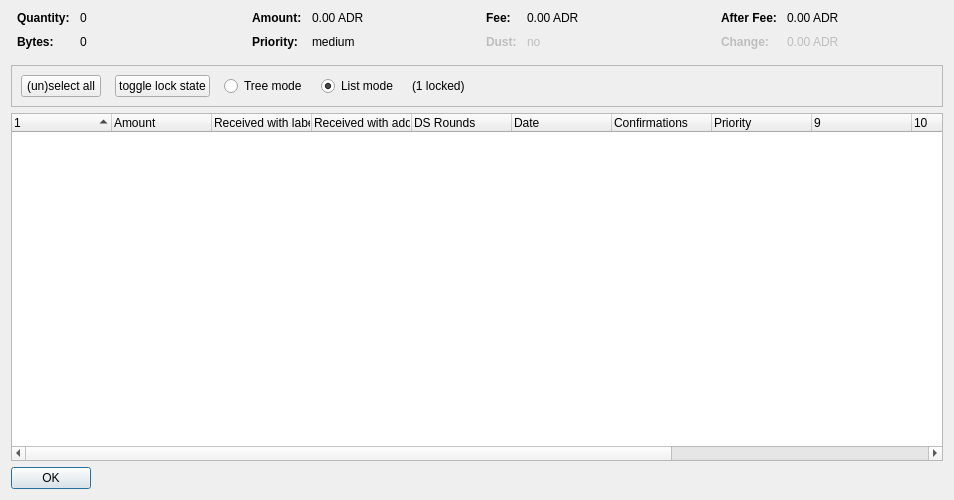
<?xml version="1.0" encoding="UTF-8"?>
<ui version="4.0">
 <class>CoinControlDialog</class>
 <widget class="QDialog" name="CoinControlDialog">
  <property name="geometry">
   <rect>
    <x>0</x>
    <y>0</y>
    <width>954</width>
    <height>500</height>
   </rect>
  </property>
  <property name="windowTitle">
   <string>Coin Selection</string>
  </property>
  <layout class="QVBoxLayout" name="verticalLayout">
   <item>
    <layout class="QHBoxLayout" name="horizontalLayoutTop" stretch="0,0,0,0">
     <property name="topMargin">
      <number>0</number>
     </property>
     <property name="bottomMargin">
      <number>10</number>
     </property>
     <item>
      <layout class="QFormLayout" name="formLayoutCoinControl1">
       <property name="horizontalSpacing">
        <number>10</number>
       </property>
       <property name="verticalSpacing">
        <number>10</number>
       </property>
       <property name="leftMargin">
        <number>6</number>
       </property>
       <property name="rightMargin">
        <number>6</number>
       </property>
       <item row="0" column="0">
        <widget class="QLabel" name="labelCoinControlQuantityText">
         <property name="font">
          <font>
           <weight>75</weight>
           <bold>true</bold>
          </font>
         </property>
         <property name="text">
          <string>Quantity:</string>
         </property>
        </widget>
       </item>
       <item row="0" column="1">
        <widget class="QLabel" name="labelCoinControlQuantity">
         <property name="cursor">
          <cursorShape>IBeamCursor</cursorShape>
         </property>
         <property name="contextMenuPolicy">
          <enum>Qt::ActionsContextMenu</enum>
         </property>
         <property name="text">
          <string notr="true">0</string>
         </property>
         <property name="textInteractionFlags">
          <set>Qt::LinksAccessibleByMouse|Qt::TextSelectableByKeyboard|Qt::TextSelectableByMouse</set>
         </property>
        </widget>
       </item>
       <item row="1" column="0">
        <widget class="QLabel" name="labelCoinControlBytesText">
         <property name="font">
          <font>
           <weight>75</weight>
           <bold>true</bold>
          </font>
         </property>
         <property name="text">
          <string>Bytes:</string>
         </property>
        </widget>
       </item>
       <item row="1" column="1">
        <widget class="QLabel" name="labelCoinControlBytes">
         <property name="cursor">
          <cursorShape>IBeamCursor</cursorShape>
         </property>
         <property name="contextMenuPolicy">
          <enum>Qt::ActionsContextMenu</enum>
         </property>
         <property name="text">
          <string notr="true">0</string>
         </property>
         <property name="textInteractionFlags">
          <set>Qt::LinksAccessibleByMouse|Qt::TextSelectableByKeyboard|Qt::TextSelectableByMouse</set>
         </property>
        </widget>
       </item>
      </layout>
     </item>
     <item>
      <layout class="QFormLayout" name="formLayoutCoinControl2">
       <property name="horizontalSpacing">
        <number>10</number>
       </property>
       <property name="verticalSpacing">
        <number>10</number>
       </property>
       <property name="leftMargin">
        <number>6</number>
       </property>
       <property name="rightMargin">
        <number>6</number>
       </property>
       <item row="0" column="0">
        <widget class="QLabel" name="labelCoinControlAmountText">
         <property name="font">
          <font>
           <weight>75</weight>
           <bold>true</bold>
          </font>
         </property>
         <property name="text">
          <string>Amount:</string>
         </property>
        </widget>
       </item>
       <item row="0" column="1">
        <widget class="QLabel" name="labelCoinControlAmount">
         <property name="cursor">
          <cursorShape>IBeamCursor</cursorShape>
         </property>
         <property name="contextMenuPolicy">
          <enum>Qt::ActionsContextMenu</enum>
         </property>
         <property name="text">
          <string notr="true">0.00 ADR</string>
         </property>
         <property name="textInteractionFlags">
          <set>Qt::LinksAccessibleByMouse|Qt::TextSelectableByKeyboard|Qt::TextSelectableByMouse</set>
         </property>
        </widget>
       </item>
       <item row="1" column="0">
        <widget class="QLabel" name="labelCoinControlPriorityText">
         <property name="font">
          <font>
           <weight>75</weight>
           <bold>true</bold>
          </font>
         </property>
         <property name="text">
          <string>Priority:</string>
         </property>
        </widget>
       </item>
       <item row="1" column="1">
        <widget class="QLabel" name="labelCoinControlPriority">
         <property name="cursor">
          <cursorShape>IBeamCursor</cursorShape>
         </property>
         <property name="contextMenuPolicy">
          <enum>Qt::ActionsContextMenu</enum>
         </property>
         <property name="text">
          <string>medium</string>
         </property>
         <property name="textInteractionFlags">
          <set>Qt::LinksAccessibleByMouse|Qt::TextSelectableByKeyboard|Qt::TextSelectableByMouse</set>
         </property>
        </widget>
       </item>
      </layout>
     </item>
     <item>
      <layout class="QFormLayout" name="formLayoutCoinControl3">
       <property name="horizontalSpacing">
        <number>10</number>
       </property>
       <property name="verticalSpacing">
        <number>10</number>
       </property>
       <property name="leftMargin">
        <number>6</number>
       </property>
       <property name="rightMargin">
        <number>6</number>
       </property>
       <item row="0" column="0">
        <widget class="QLabel" name="labelCoinControlFeeText">
         <property name="font">
          <font>
           <weight>75</weight>
           <bold>true</bold>
          </font>
         </property>
         <property name="text">
          <string>Fee:</string>
         </property>
        </widget>
       </item>
       <item row="0" column="1">
        <widget class="QLabel" name="labelCoinControlFee">
         <property name="cursor">
          <cursorShape>IBeamCursor</cursorShape>
         </property>
         <property name="contextMenuPolicy">
          <enum>Qt::ActionsContextMenu</enum>
         </property>
         <property name="text">
          <string notr="true">0.00 ADR</string>
         </property>
         <property name="textInteractionFlags">
          <set>Qt::LinksAccessibleByMouse|Qt::TextSelectableByKeyboard|Qt::TextSelectableByMouse</set>
         </property>
        </widget>
       </item>
       <item row="1" column="0">
        <widget class="QLabel" name="labelCoinControlLowOutputText">
         <property name="enabled">
          <bool>false</bool>
         </property>
         <property name="font">
          <font>
           <weight>75</weight>
           <bold>true</bold>
          </font>
         </property>
         <property name="text">
          <string>Dust:</string>
         </property>
        </widget>
       </item>
       <item row="1" column="1">
        <widget class="QLabel" name="labelCoinControlLowOutput">
         <property name="enabled">
          <bool>false</bool>
         </property>
         <property name="cursor">
          <cursorShape>IBeamCursor</cursorShape>
         </property>
         <property name="contextMenuPolicy">
          <enum>Qt::ActionsContextMenu</enum>
         </property>
         <property name="text">
          <string>no</string>
         </property>
         <property name="textInteractionFlags">
          <set>Qt::LinksAccessibleByMouse|Qt::TextSelectableByKeyboard|Qt::TextSelectableByMouse</set>
         </property>
        </widget>
       </item>
      </layout>
     </item>
     <item>
      <layout class="QFormLayout" name="formLayoutCoinControl4">
       <property name="horizontalSpacing">
        <number>10</number>
       </property>
       <property name="verticalSpacing">
        <number>10</number>
       </property>
       <property name="leftMargin">
        <number>6</number>
       </property>
       <property name="rightMargin">
        <number>6</number>
       </property>
       <item row="0" column="0">
        <widget class="QLabel" name="labelCoinControlAfterFeeText">
         <property name="font">
          <font>
           <weight>75</weight>
           <bold>true</bold>
          </font>
         </property>
         <property name="text">
          <string>After Fee:</string>
         </property>
        </widget>
       </item>
       <item row="0" column="1">
        <widget class="QLabel" name="labelCoinControlAfterFee">
         <property name="cursor">
          <cursorShape>IBeamCursor</cursorShape>
         </property>
         <property name="contextMenuPolicy">
          <enum>Qt::ActionsContextMenu</enum>
         </property>
         <property name="text">
          <string notr="true">0.00 ADR</string>
         </property>
         <property name="textInteractionFlags">
          <set>Qt::LinksAccessibleByMouse|Qt::TextSelectableByKeyboard|Qt::TextSelectableByMouse</set>
         </property>
        </widget>
       </item>
       <item row="1" column="0">
        <widget class="QLabel" name="labelCoinControlChangeText">
         <property name="enabled">
          <bool>false</bool>
         </property>
         <property name="font">
          <font>
           <weight>75</weight>
           <bold>true</bold>
          </font>
         </property>
         <property name="text">
          <string>Change:</string>
         </property>
        </widget>
       </item>
       <item row="1" column="1">
        <widget class="QLabel" name="labelCoinControlChange">
         <property name="enabled">
          <bool>false</bool>
         </property>
         <property name="cursor">
          <cursorShape>IBeamCursor</cursorShape>
         </property>
         <property name="contextMenuPolicy">
          <enum>Qt::ActionsContextMenu</enum>
         </property>
         <property name="text">
          <string notr="true">0.00 ADR</string>
         </property>
         <property name="textInteractionFlags">
          <set>Qt::LinksAccessibleByMouse|Qt::TextSelectableByKeyboard|Qt::TextSelectableByMouse</set>
         </property>
        </widget>
       </item>
      </layout>
     </item>
    </layout>
   </item>
   <item>
    <widget class="QFrame" name="frame">
     <property name="minimumSize">
      <size>
       <width>0</width>
       <height>40</height>
      </size>
     </property>
     <property name="frameShape">
      <enum>QFrame::StyledPanel</enum>
     </property>
     <property name="frameShadow">
      <enum>QFrame::Sunken</enum>
     </property>
     <layout class="QHBoxLayout" name="horizontalLayout">
      <item>
       <layout class="QHBoxLayout" name="horizontalLayoutPanel" stretch="0,0,0,0,0,0">
        <property name="spacing">
         <number>14</number>
        </property>
        <item>
         <widget class="QPushButton" name="pushButtonSelectAll">
          <property name="sizePolicy">
           <sizepolicy hsizetype="Maximum" vsizetype="Fixed">
            <horstretch>0</horstretch>
            <verstretch>0</verstretch>
           </sizepolicy>
          </property>
          <property name="text">
           <string>(un)select all</string>
          </property>
          <property name="autoDefault">
           <bool>false</bool>
          </property>
         </widget>
        </item>
        <item>
         <widget class="QPushButton" name="pushButtonToggleLock">
          <property name="sizePolicy">
           <sizepolicy hsizetype="Maximum" vsizetype="Fixed">
            <horstretch>0</horstretch>
            <verstretch>0</verstretch>
           </sizepolicy>
          </property>
          <property name="text">
           <string>toggle lock state</string>
          </property>
          <property name="autoDefault">
           <bool>false</bool>
          </property>
         </widget>
        </item>
        <item>
         <widget class="QRadioButton" name="radioTreeMode">
          <property name="sizePolicy">
           <sizepolicy hsizetype="Maximum" vsizetype="Fixed">
            <horstretch>0</horstretch>
            <verstretch>0</verstretch>
           </sizepolicy>
          </property>
          <property name="text">
           <string>Tree mode</string>
          </property>
         </widget>
        </item>
        <item>
         <widget class="QRadioButton" name="radioListMode">
          <property name="sizePolicy">
           <sizepolicy hsizetype="Maximum" vsizetype="Fixed">
            <horstretch>0</horstretch>
            <verstretch>0</verstretch>
           </sizepolicy>
          </property>
          <property name="text">
           <string>List mode</string>
          </property>
          <property name="checked">
           <bool>true</bool>
          </property>
         </widget>
        </item>
        <item>
         <widget class="QLabel" name="labelLocked">
          <property name="text">
           <string>(1 locked)</string>
          </property>
         </widget>
        </item>
        <item>
         <spacer name="horizontalSpacer">
          <property name="orientation">
           <enum>Qt::Horizontal</enum>
          </property>
          <property name="sizeHint" stdset="0">
           <size>
            <width>40</width>
            <height>20</height>
           </size>
          </property>
         </spacer>
        </item>
       </layout>
      </item>
     </layout>
    </widget>
   </item>
   <item>
    <widget class="CoinControlTreeWidget" name="treeWidget">
     <property name="contextMenuPolicy">
      <enum>Qt::CustomContextMenu</enum>
     </property>
     <property name="sortingEnabled">
      <bool>false</bool>
     </property>
     <property name="columnCount">
      <number>13</number>
     </property>
     <attribute name="headerShowSortIndicator" stdset="0">
      <bool>true</bool>
     </attribute>
     <attribute name="headerStretchLastSection">
      <bool>false</bool>
     </attribute>
     <column>
      <property name="text">
       <string/>
      </property>
     </column>
     <column>
      <property name="text">
       <string>Amount</string>
      </property>
     </column>
     <column>
      <property name="text">
       <string>Received with label</string>
      </property>
     </column>
     <column>
      <property name="text">
       <string>Received with address</string>
      </property>
     </column>
     <column>
      <property name="text">
       <string>DS Rounds</string>
      </property>
     </column>
     <column>
      <property name="text">
       <string>Date</string>
      </property>
     </column>
     <column>
      <property name="text">
       <string>Confirmations</string>
      </property>
      <property name="toolTip">
       <string>Confirmed</string>
      </property>
     </column>
     <column>
      <property name="text">
       <string>Priority</string>
      </property>
     </column>
     <column>
      <property name="text">
       <string/>
      </property>
     </column>
     <column>
      <property name="text">
       <string/>
      </property>
     </column>
     <column>
      <property name="text">
       <string/>
      </property>
     </column>
     <column>
      <property name="text">
       <string/>
      </property>
     </column>
     <column>
      <property name="text">
       <string/>
      </property>
     </column>
    </widget>
   </item>
   <item>
    <widget class="QDialogButtonBox" name="buttonBox">
     <property name="sizePolicy">
      <sizepolicy hsizetype="Maximum" vsizetype="Fixed">
       <horstretch>0</horstretch>
       <verstretch>0</verstretch>
      </sizepolicy>
     </property>
     <property name="orientation">
      <enum>Qt::Horizontal</enum>
     </property>
     <property name="standardButtons">
      <set>QDialogButtonBox::Ok</set>
     </property>
    </widget>
   </item>
  </layout>
 </widget>
 <customwidgets>
  <customwidget>
   <class>CoinControlTreeWidget</class>
   <extends>QTreeWidget</extends>
   <header>coincontroltreewidget.h</header>
  </customwidget>
 </customwidgets>
 <resources/>
 <connections/>
</ui>
